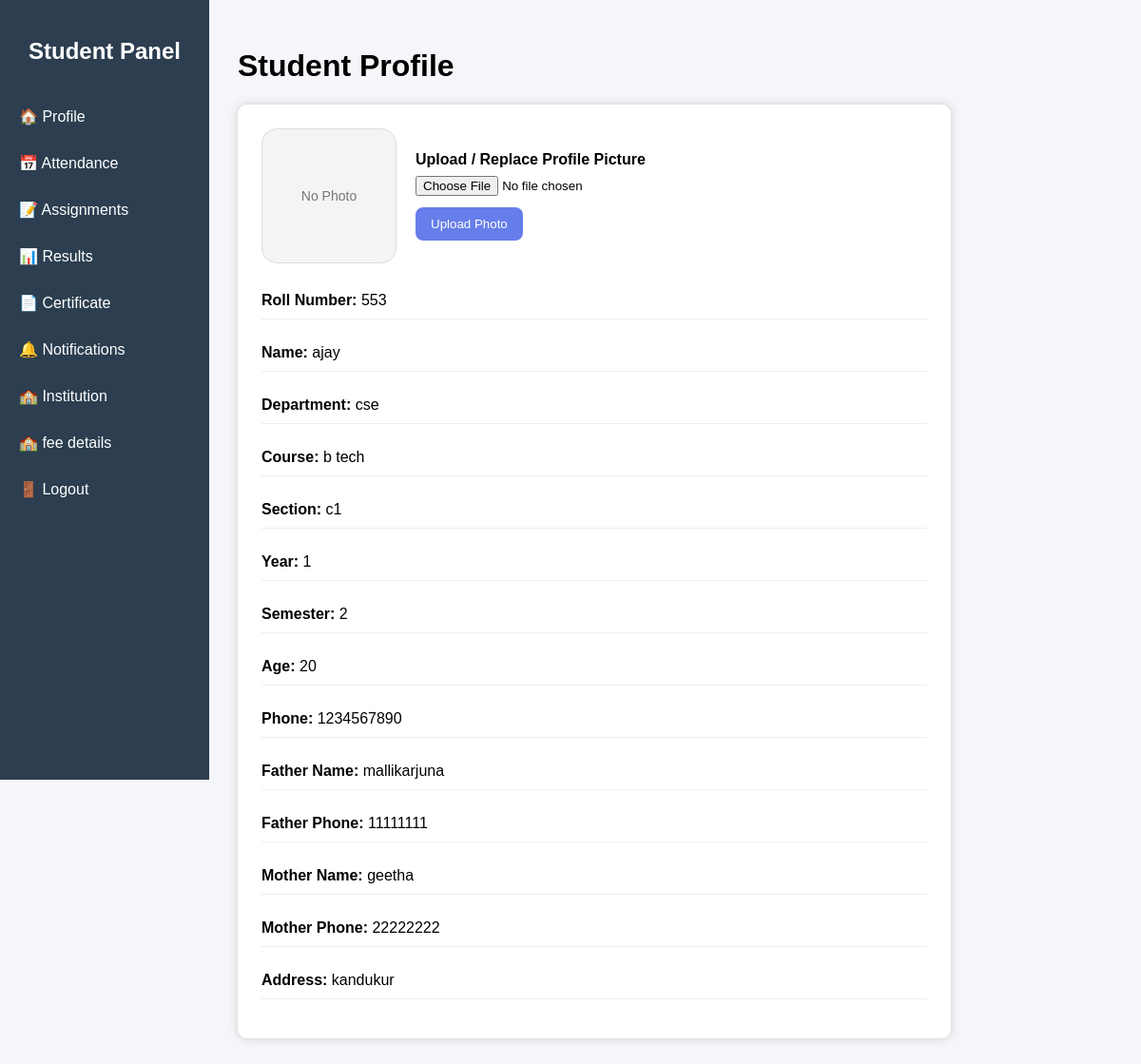
Page /profile (signed in) on the committed database.
### tables this page shows
CREATE TABLE students (

        id INTEGER PRIMARY KEY AUTOINCREMENT,

        roll_number TEXT UNIQUE,
        name TEXT,
        password TEXT,
        department TEXT,
        course_name TEXT,
        age INTEGER,
        section TEXT,
        father_name TEXT,
        father_phone TEXT,
        mother_name TEXT,
        mother_phone TEXT,
        phone TEXT,
        year INTEGER DEFAULT 1,
        semester INTEGER DEFAULT 1,
        address TEXT,
        photo_filename TEXT

    );

### app.py (the view)
@app.route("/profile")
def profile():
    student_session = session.get("student")
    if not student_session:
        return "❌ Session Missing (Login Again)"
    roll = student_session.get("roll_number")
    conn = sqlite3.connect("student.db")
    conn.row_factory = sqlite3.Row
    cursor = conn.cursor()
    cursor.execute("""
        SELECT * FROM students
        WHERE roll_number=?
    """, (roll,))
    student = cursor.fetchone()
    conn.close()
    if not student:
        return "❌ Student Not Found"
    return render_template(
        "student/student_profile.html",
        student=dict(student)
    )

### templates/student/student_profile.html (shortened to what this page needs)
{% extends "student/base.html" %}
{% block content %}
<h1>Student Profile</h1>
<div class="card">
    <div class="profile-header">
        <div class="profile-image">
            {% if student.photo_filename %}
                <img src="{{ url_for('static', filename='uploads/students/' ~ student.photo_filename) }}" alt="Profile Photo">
            {% else %}
                <div class="placeholder">No Photo</div>
            {% endif %}
        </div>
        <div class="upload-form">
            <form action="/upload_dp" method="POST" enctype="multipart/form-data">
                <label for="dp">Upload / Replace Profile Picture</label>
                <input type="file" id="dp" name="dp" accept="image/*" required>
                <button type="submit">Upload Photo</button>
            </form>
        </div>
    </div>
    <p><b>Roll Number:</b> {{ student.roll_number }}</p>
    <p><b>Name:</b> {{ student.name }}</p>
    <p><b>Department:</b> {{ student.department }}</p>
    <p><b>Course:</b> {{ student.course_name }}</p>
    <p><b>Section:</b> {{ student.section }}</p>
    <p><b>Year:</b> {{ student.year }}</p>
    <p><b>Semester:</b> {{ student.semester }}</p>
    <p><b>Age:</b> {{ student.age }}</p>
    <p><b>Phone:</b> {{ student.phone }}</p>
    <p><b>Father Name:</b> {{ student.father_name }}</p>
    <p><b>Father Phone:</b> {{ student.father_phone }}</p>
    <p><b>Mother Name:</b> {{ student.mother_name }}</p>
    <p><b>Mother Phone:</b> {{ student.mother_phone }}</p>
    <p><b>Address:</b> {{ student.address }}</p>
</div>
{% endblock %}

### templates/student/base.html (style rules this page uses)
body { margin:0; font-family: Arial; background:#f4f6f9; }

### rows in the picture
students: roll_number "553", name "ajay", department "cse", course_name "b tech", section "c1", year "1", semester "2", age "20", phone "1234567890", father_name "mallikarjuna", father_phone "11111111", mother_name "geetha", mother_phone "22222222", address "kandukur"
